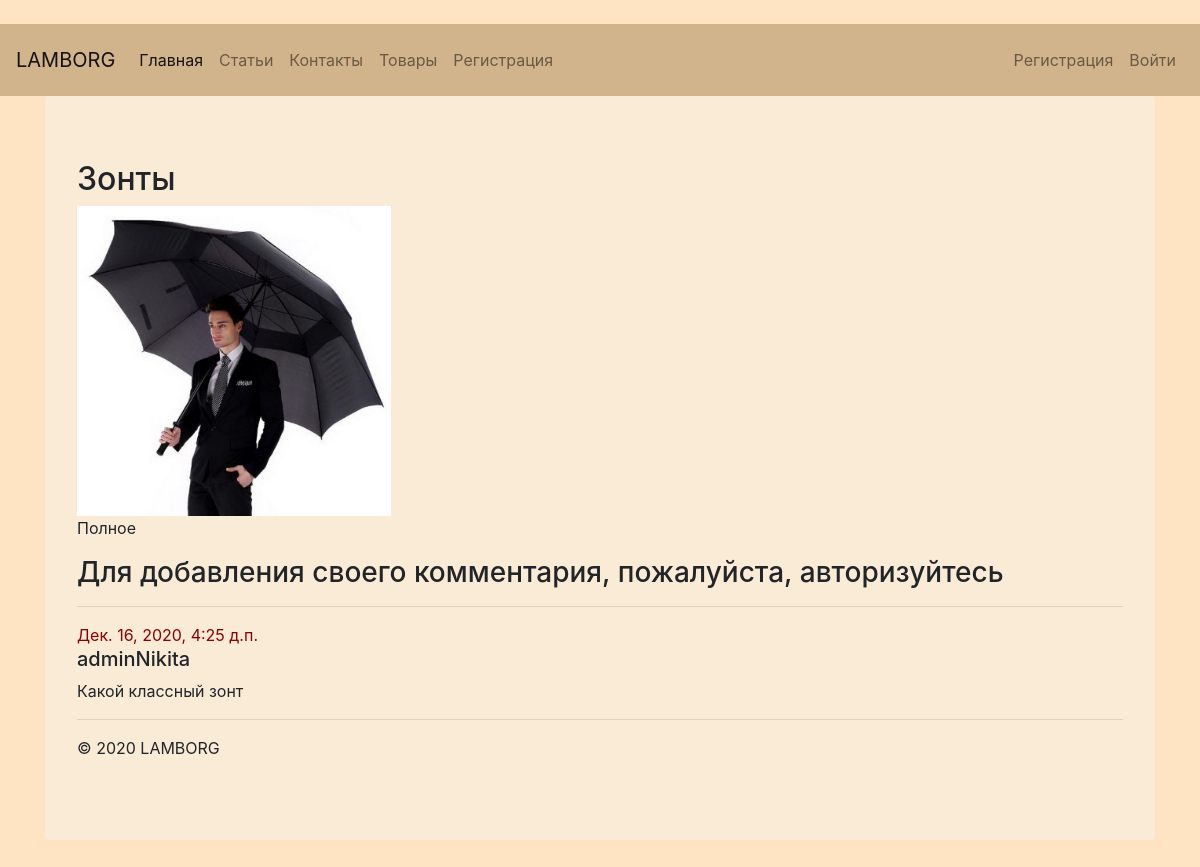
Page /4/ on the committed database.
### app/models.py (models this page shows, shortened)
class Blog(models.Model):
    title = models.CharField(max_length = 100, unique_for_date = "posted", verbose_name = "Заголовок")
    description = models.TextField (verbose_name = "Краткое содержание")
    content = models.TextField (verbose_name = "Полное содержание")
    posted = models.DateTimeField (default = datetime.now(), db_index = True, verbose_name = "Опубликована")
    author = models.ForeignKey(User, null=True, blank=True, on_delete = models.SET_NULL, verbose_name = "Автор")
    image = models.FileField(default = 'temp.jpg', verbose_name = "Путь к картинке")
    class Meta:                         # метаданные — вложенный класс, который задает дополнительные параметры модели:
        db_table = "Posts"          # имя таблицы для модели
        ordering = ["-posted"]   # порядок сортировки данных в модели ("–" означает по убыванию)
        verbose_name = "статья блога"   # имя, под которым модель будет отображаться в административном разделе (для одной статьи блога)
        verbose_name_plural = "статьи блога"    # тоже для всех статей блога

class Comment(models.Model):
    text = models.TextField(verbose_name = "Комментарий")
    date = models.DateTimeField(default = datetime.now(), db_index = True, verbose_name = "Дата")
    author = models.ForeignKey(User, on_delete = models.CASCADE, verbose_name = "Автор")        # из модели User (вторичный ключ), каскадное удаление записей в обоих таблицах
    post = models.ForeignKey(Blog, on_delete = models.CASCADE, verbose_name = "Статья")         # из модели Blog (вторичный ключ),  каскадное удаление записей в обоих таблицах
    class Meta:                # метаданные — вложенный класс, который задает дополнительные параметры модели:
        db_table = "Comments"                   # имя таблицы для модели
        verbose_name = "Комментарий"
        verbose_name_plural = "Комментарии к статьям блога"
        ordering = ["-date"]

### app/views.py (the view)
# urls.py: url(r'^(?P<parametr>\d+)/$', app.views.blogpost, name='blogpost'),
def blogpost(request, parametr):
    post_1 = Blog.objects.get(id=parametr)      # запрос на выбор конкретной статьи по параметру
    comments = Comment.objects.filter(post=parametr)
    if request.method == "POST":                # после отправки данных формы на сервер методом POST
        form = CommentForm(request.POST)
        if form.is_valid():
            comment_f = form.save(commit=False)
            comment_f.author = request.user           # добавляем (так как этого поля нет в форме) в модель Комментария (Comment) в поле автор авторизованного пользователя
            comment_f.date = datetime.now()           # добавляем в модель Комментария (Comment) текущую дату
            comment_f.post = Blog.objects.get(id=parametr)  # добавляем в модель Комментария (Comment) статью, для которой данный комментарий
            comment_f.save()                     # сохраняем изменения после добавления полей
            return redirect('blogpost', parametr=post_1.id)     # переадресация на ту же страницу статьи после отправки комментария
    else:
        form = CommentForm()                     # создание формы для ввода комментария
    assert isinstance(request, HttpRequest)
    return render(
        request,
        'app/blogpost.html',
        {
            'post_1': post_1,                  # передача конкретной статьи в шаблон веб-страницы
            'year':datetime.now().year,
            'comments': comments,    # передача всех комментариев к данной статье в шаблон веб-страницы
            'form': form,                    # передача формы в шаблон веб-страницы
        }
)

### cart/context_processors.py (called while the page is built)
def cart(request):
    return {'cart': Cart(request)}

### app/templates/app/blogpost.html
﻿{% extends "app/layout.html" %}
{% block content %}
<div class="jumbotron">
    <div class="main">
<h2> {{post_1.title}} </h2>
{% if post_1.image and post_1.image.url != '/media/temp.jpg' %}
    <img src="{{ post_1.image.url }}" alt="Картинка" width="30%"/>
{% endif %}
<p> {{post_1.content|linebreaksbr}} </p>
{% if user.is_authenticated %}
    <h3>Добавить комментарий</h3>
    <form method="POST" >{% csrf_token %}
    <div>         {{form.as_p}}
    <button type="submit" class="save btn btn-default" > Отправить комментарий </button>
        </div>
        </div>
    </form>
{% else %}
    <h3> Для добавления своего комментария, пожалуйста, авторизуйтесь </h3>
{% endif %}
{% for comment in comments %}
    <div class="main">
    <hr/>
    <h8 style="color:darkred"> {{comment.date}} </h8>
    <h5> {{comment.author}} </h5>
    <p> {{comment.text|linebreaksbr}} </p>
        </div>
    </div>
{% endfor %}
{% endblock %}

### app/static/app/content/site.css (style rules this page uses)
body { padding-bottom: 20px; background-color: #FFE4C4 !important; }
.jumbotron { background-color: #FAEBD7 !important; }

### rows in the picture
Blog: title "Зонты", image (picture), content "Полное"
Comment: date "Дек. 16, 2020, 4:25 д.п.", author "adminNikita", text "Какой классный зонт"
